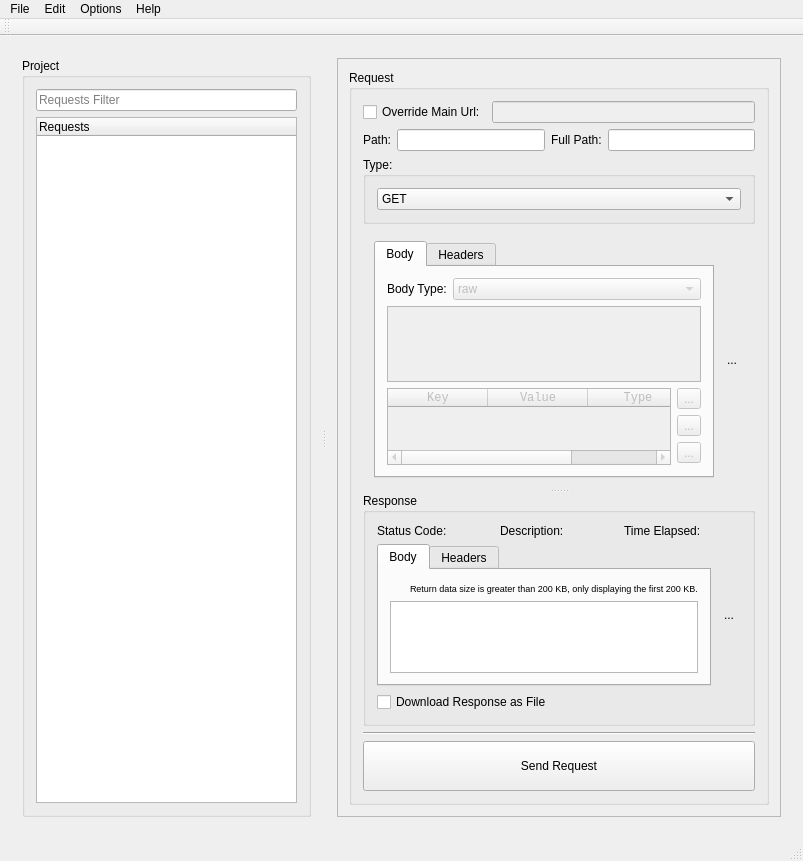
<?xml version="1.0" encoding="UTF-8"?>
<ui version="4.0">
 <class>MainWindow</class>
 <widget class="QMainWindow" name="MainWindow">
  <property name="geometry">
   <rect>
    <x>0</x>
    <y>0</y>
    <width>803</width>
    <height>861</height>
   </rect>
  </property>
  <property name="windowTitle">
   <string>FRequest</string>
  </property>
  <property name="windowIcon">
   <iconset resource="Resources/resources.qrc">
    <normaloff>:/icons/frequest_icon.png</normaloff>:/icons/frequest_icon.png</iconset>
  </property>
  <widget class="QWidget" name="centralWidget">
   <layout class="QVBoxLayout" name="verticalLayout_11">
    <item>
     <widget class="QSplitter" name="splitter">
      <property name="orientation">
       <enum>Qt::Horizontal</enum>
      </property>
      <widget class="QWidget" name="layoutWidget">
       <layout class="QVBoxLayout" name="verticalLayout_2">
        <item>
         <widget class="QGroupBox" name="gbProject">
          <property name="title">
           <string>Project</string>
          </property>
          <layout class="QVBoxLayout" name="verticalLayout_12">
           <item>
            <widget class="QLineEdit" name="leRequestsFilter">
             <property name="placeholderText">
              <string>Requests Filter</string>
             </property>
             <property name="clearButtonEnabled">
              <bool>true</bool>
             </property>
            </widget>
           </item>
           <item>
            <widget class="FRequestTreeWidget" name="treeWidget">
             <property name="sizePolicy">
              <sizepolicy hsizetype="Expanding" vsizetype="Expanding">
               <horstretch>0</horstretch>
               <verstretch>0</verstretch>
              </sizepolicy>
             </property>
             <property name="minimumSize">
              <size>
               <width>150</width>
               <height>0</height>
              </size>
             </property>
             <property name="maximumSize">
              <size>
               <width>16777215</width>
               <height>16777215</height>
              </size>
             </property>
             <property name="sizeIncrement">
              <size>
               <width>0</width>
               <height>0</height>
              </size>
             </property>
             <property name="contextMenuPolicy">
              <enum>Qt::CustomContextMenu</enum>
             </property>
             <column>
              <property name="text">
               <string notr="true">Requests</string>
              </property>
             </column>
            </widget>
           </item>
          </layout>
         </widget>
        </item>
       </layout>
      </widget>
      <widget class="QWidget" name="layoutWidget_1">
       <layout class="QVBoxLayout" name="verticalLayout_4">
        <item>
         <widget class="QScrollArea" name="scrollArea">
          <property name="verticalScrollBarPolicy">
           <enum>Qt::ScrollBarAsNeeded</enum>
          </property>
          <property name="widgetResizable">
           <bool>true</bool>
          </property>
          <widget class="QWidget" name="scrollAreaWidgetContents">
           <property name="geometry">
            <rect>
             <x>0</x>
             <y>0</y>
             <width>470</width>
             <height>780</height>
            </rect>
           </property>
           <layout class="QGridLayout" name="gridLayout">
            <item row="0" column="0">
             <widget class="QGroupBox" name="gbRequest">
              <property name="title">
               <string>Request</string>
              </property>
              <layout class="QVBoxLayout" name="verticalLayout">
               <item>
                <layout class="QHBoxLayout" name="horizontalLayout_9">
                 <item>
                  <widget class="QCheckBox" name="cbRequestOverrideMainUrl">
                   <property name="text">
                    <string>Override Main Url:</string>
                   </property>
                  </widget>
                 </item>
                 <item>
                  <widget class="QLineEdit" name="leRequestOverrideMainUrl">
                   <property name="enabled">
                    <bool>false</bool>
                   </property>
                  </widget>
                 </item>
                </layout>
               </item>
               <item>
                <layout class="QHBoxLayout" name="horizontalLayout_3">
                 <item>
                  <widget class="QLabel" name="label_3">
                   <property name="text">
                    <string>Path:</string>
                   </property>
                  </widget>
                 </item>
                 <item>
                  <widget class="QLineEdit" name="lePath">
                   <property name="text">
                    <string/>
                   </property>
                  </widget>
                 </item>
                 <item>
                  <widget class="QLabel" name="lbFullPath">
                   <property name="text">
                    <string>Full Path:</string>
                   </property>
                  </widget>
                 </item>
                 <item>
                  <widget class="QLineEdit" name="leFullPath">
                   <property name="text">
                    <string/>
                   </property>
                   <property name="readOnly">
                    <bool>true</bool>
                   </property>
                  </widget>
                 </item>
                </layout>
               </item>
               <item>
                <widget class="QGroupBox" name="groupBox_6">
                 <property name="title">
                  <string>Type:</string>
                 </property>
                 <layout class="QHBoxLayout" name="horizontalLayout_2">
                  <item>
                   <widget class="QComboBox" name="cbRequestType">
                    <item>
                     <property name="text">
                      <string>GET</string>
                     </property>
                    </item>
                    <item>
                     <property name="text">
                      <string>POST</string>
                     </property>
                    </item>
                    <item>
                     <property name="text">
                      <string>PUT</string>
                     </property>
                    </item>
                    <item>
                     <property name="text">
                      <string>DELETE</string>
                     </property>
                    </item>
                    <item>
                     <property name="text">
                      <string>PATCH</string>
                     </property>
                    </item>
                    <item>
                     <property name="text">
                      <string>HEAD</string>
                     </property>
                    </item>
                    <item>
                     <property name="text">
                      <string>TRACE</string>
                     </property>
                    </item>
                    <item>
                     <property name="text">
                      <string>OPTIONS</string>
                     </property>
                    </item>
                   </widget>
                  </item>
                 </layout>
                </widget>
               </item>
               <item>
                <widget class="QSplitter" name="splitter_2">
                 <property name="orientation">
                  <enum>Qt::Vertical</enum>
                 </property>
                 <widget class="QWidget" name="layoutWidget_2">
                  <layout class="QHBoxLayout" name="horizontalLayout_11">
                   <item>
                    <widget class="QTabWidget" name="twRequest">
                     <property name="currentIndex">
                      <number>0</number>
                     </property>
                     <widget class="QWidget" name="tab_4">
                      <attribute name="title">
                       <string>Body</string>
                      </attribute>
                      <layout class="QVBoxLayout" name="verticalLayout_9">
                       <item>
                        <layout class="QFormLayout" name="formLayout">
                         <item row="0" column="0">
                          <widget class="QLabel" name="label_6">
                           <property name="text">
                            <string>Body Type:</string>
                           </property>
                          </widget>
                         </item>
                         <item row="0" column="1">
                          <widget class="QComboBox" name="cbBodyType">
                           <property name="enabled">
                            <bool>false</bool>
                           </property>
                           <item>
                            <property name="text">
                             <string>raw</string>
                            </property>
                           </item>
                           <item>
                            <property name="text">
                             <string>form-data</string>
                            </property>
                           </item>
                           <item>
                            <property name="text">
                             <string>x-form-www-urlencoded</string>
                            </property>
                           </item>
                          </widget>
                         </item>
                        </layout>
                       </item>
                       <item>
                        <widget class="QPlainTextEdit" name="pteRequestBody">
                         <property name="enabled">
                          <bool>false</bool>
                         </property>
                         <property name="font">
                          <font>
                           <family>Courier New</family>
                          </font>
                         </property>
                        </widget>
                       </item>
                       <item>
                        <layout class="QHBoxLayout" name="horizontalLayout_7">
                         <item>
                          <widget class="QTableWidget" name="twRequestBodyKeyValue">
                           <property name="enabled">
                            <bool>false</bool>
                           </property>
                           <property name="font">
                            <font>
                             <family>Courier New</family>
                            </font>
                           </property>
                           <property name="alternatingRowColors">
                            <bool>true</bool>
                           </property>
                           <attribute name="horizontalHeaderStretchLastSection">
                            <bool>true</bool>
                           </attribute>
                           <column>
                            <property name="text">
                             <string>Key</string>
                            </property>
                           </column>
                           <column>
                            <property name="text">
                             <string>Value</string>
                            </property>
                           </column>
                           <column>
                            <property name="text">
                             <string>Type</string>
                            </property>
                           </column>
                          </widget>
                         </item>
                         <item>
                          <layout class="QVBoxLayout" name="verticalLayout_6">
                           <item>
                            <widget class="QToolButton" name="tbRequestBodyKeyValueAdd">
                             <property name="enabled">
                              <bool>false</bool>
                             </property>
                             <property name="toolTip">
                              <string>Add row</string>
                             </property>
                             <property name="text">
                              <string>...</string>
                             </property>
                             <property name="icon">
                              <iconset resource="Resources/resources.qrc">
                               <normaloff>:/icons/plus.png</normaloff>:/icons/plus.png</iconset>
                             </property>
                            </widget>
                           </item>
                           <item>
                            <widget class="QToolButton" name="tbRequestBodyFile">
                             <property name="enabled">
                              <bool>false</bool>
                             </property>
                             <property name="toolTip">
                              <string>Add file row</string>
                             </property>
                             <property name="text">
                              <string>...</string>
                             </property>
                             <property name="icon">
                              <iconset resource="Resources/resources.qrc">
                               <normaloff>:/icons/plus_file.png</normaloff>:/icons/plus_file.png</iconset>
                             </property>
                            </widget>
                           </item>
                           <item>
                            <widget class="QToolButton" name="tbRequestBodyKeyValueRemove">
                             <property name="enabled">
                              <bool>false</bool>
                             </property>
                             <property name="toolTip">
                              <string>Remove selected rows</string>
                             </property>
                             <property name="text">
                              <string>...</string>
                             </property>
                             <property name="icon">
                              <iconset resource="Resources/resources.qrc">
                               <normaloff>:/icons/minus.png</normaloff>:/icons/minus.png</iconset>
                             </property>
                            </widget>
                           </item>
                          </layout>
                         </item>
                        </layout>
                       </item>
                      </layout>
                     </widget>
                     <widget class="QWidget" name="tab_3">
                      <attribute name="title">
                       <string>Headers</string>
                      </attribute>
                      <layout class="QVBoxLayout" name="verticalLayout_5">
                       <item>
                        <widget class="QComboBox" name="cbResponseChooseHeader">
                         <item>
                          <property name="text">
                           <string>Select a Header to Add</string>
                          </property>
                         </item>
                         <item>
                          <property name="text">
                           <string>Content-type: application/json</string>
                          </property>
                         </item>
                         <item>
                          <property name="text">
                           <string>Content-type: application/xml</string>
                          </property>
                         </item>
                         <item>
                          <property name="text">
                           <string>Content-type: multipart/form-data</string>
                          </property>
                         </item>
                         <item>
                          <property name="text">
                           <string>Content-type: application/x-www-form-urlencoded</string>
                          </property>
                         </item>
                        </widget>
                       </item>
                       <item>
                        <layout class="QHBoxLayout" name="horizontalLayout_8">
                         <item>
                          <widget class="QTableWidget" name="twRequestHeadersKeyValue">
                           <property name="font">
                            <font>
                             <family>Courier New</family>
                            </font>
                           </property>
                           <property name="alternatingRowColors">
                            <bool>true</bool>
                           </property>
                           <property name="wordWrap">
                            <bool>true</bool>
                           </property>
                           <attribute name="horizontalHeaderStretchLastSection">
                            <bool>true</bool>
                           </attribute>
                           <column>
                            <property name="text">
                             <string>Key</string>
                            </property>
                           </column>
                           <column>
                            <property name="text">
                             <string>Value</string>
                            </property>
                           </column>
                          </widget>
                         </item>
                         <item>
                          <layout class="QVBoxLayout" name="verticalLayout_10">
                           <item>
                            <widget class="QToolButton" name="tbRequestHeadersKeyValueAdd">
                             <property name="toolTip">
                              <string>Add new row</string>
                             </property>
                             <property name="text">
                              <string>...</string>
                             </property>
                             <property name="icon">
                              <iconset resource="Resources/resources.qrc">
                               <normaloff>:/icons/plus.png</normaloff>:/icons/plus.png</iconset>
                             </property>
                            </widget>
                           </item>
                           <item>
                            <widget class="QToolButton" name="tbRequestHeadersKeyValueRemove">
                             <property name="toolTip">
                              <string>Remove selected rows</string>
                             </property>
                             <property name="text">
                              <string>...</string>
                             </property>
                             <property name="icon">
                              <iconset resource="Resources/resources.qrc">
                               <normaloff>:/icons/minus.png</normaloff>:/icons/minus.png</iconset>
                             </property>
                            </widget>
                           </item>
                          </layout>
                         </item>
                        </layout>
                       </item>
                       <item>
                        <widget class="QCheckBox" name="cbDisableGlobalHeaders">
                         <property name="toolTip">
                          <string>Click to disable global headers for THIS request. Useful if you do not want to send them.</string>
                         </property>
                         <property name="text">
                          <string>Disable global headers</string>
                         </property>
                         <property name="checked">
                          <bool>true</bool>
                         </property>
                        </widget>
                       </item>
                      </layout>
                     </widget>
                    </widget>
                   </item>
                   <item>
                    <widget class="QToolButton" name="tbCopyToClipboardRequest">
                     <property name="toolTip">
                      <string>Copy to clipboard</string>
                     </property>
                     <property name="text">
                      <string>...</string>
                     </property>
                     <property name="icon">
                      <iconset resource="Resources/resources.qrc">
                       <normaloff>:/icons/clipboard_icon.png</normaloff>:/icons/clipboard_icon.png</iconset>
                     </property>
                     <property name="autoRaise">
                      <bool>true</bool>
                     </property>
                    </widget>
                   </item>
                  </layout>
                 </widget>
                 <widget class="QGroupBox" name="gbResponse">
                  <property name="title">
                   <string>Response</string>
                  </property>
                  <layout class="QVBoxLayout" name="verticalLayout_3">
                   <item>
                    <layout class="QHBoxLayout" name="horizontalLayout_4">
                     <item>
                      <layout class="QHBoxLayout" name="horizontalLayout_5">
                       <item>
                        <widget class="QLabel" name="label_5">
                         <property name="text">
                          <string>Status Code:</string>
                         </property>
                        </widget>
                       </item>
                       <item>
                        <widget class="QLabel" name="lbStatus">
                         <property name="text">
                          <string/>
                         </property>
                        </widget>
                       </item>
                      </layout>
                     </item>
                     <item>
                      <layout class="QHBoxLayout" name="horizontalLayout">
                       <item>
                        <widget class="QLabel" name="label">
                         <property name="text">
                          <string>Description:</string>
                         </property>
                        </widget>
                       </item>
                       <item>
                        <widget class="QLabel" name="lbDescription">
                         <property name="text">
                          <string/>
                         </property>
                        </widget>
                       </item>
                      </layout>
                     </item>
                     <item>
                      <layout class="QHBoxLayout" name="horizontalLayout_6">
                       <item>
                        <widget class="QLabel" name="label_7">
                         <property name="text">
                          <string>Time Elapsed:</string>
                         </property>
                        </widget>
                       </item>
                       <item>
                        <widget class="QLabel" name="lbTimeElapsed">
                         <property name="text">
                          <string/>
                         </property>
                        </widget>
                       </item>
                      </layout>
                     </item>
                    </layout>
                   </item>
                   <item>
                    <layout class="QHBoxLayout" name="horizontalLayout_10">
                     <item>
                      <widget class="QTabWidget" name="twResponse">
                       <property name="currentIndex">
                        <number>0</number>
                       </property>
                       <widget class="QWidget" name="tab_2">
                        <attribute name="title">
                         <string>Body</string>
                        </attribute>
                        <layout class="QVBoxLayout" name="verticalLayout_7">
                         <item>
                          <layout class="QHBoxLayout" name="horizontalLayout_12">
                           <item>
                            <widget class="QLabel" name="lbResponseBodyWarningIcon">
                             <property name="sizePolicy">
                              <sizepolicy hsizetype="Fixed" vsizetype="Fixed">
                               <horstretch>0</horstretch>
                               <verstretch>0</verstretch>
                              </sizepolicy>
                             </property>
                             <property name="maximumSize">
                              <size>
                               <width>16</width>
                               <height>16</height>
                              </size>
                             </property>
                             <property name="toolTip">
                              <string>If you pretend to see all the data, increase the value in preferences 
or alternatively just download the response as file.</string>
                             </property>
                             <property name="pixmap">
                              <pixmap resource="Resources/resources.qrc">:/icons/warning_icon.png</pixmap>
                             </property>
                             <property name="scaledContents">
                              <bool>true</bool>
                             </property>
                            </widget>
                           </item>
                           <item>
                            <widget class="QLabel" name="lbResponseBodyWarningMessage">
                             <property name="font">
                              <font>
                               <pointsize>7</pointsize>
                              </font>
                             </property>
                             <property name="toolTip">
                              <string>If you pretend to see all the data, increase the value in preferences 
or alternatively just download the response as file.</string>
                             </property>
                             <property name="text">
                              <string>Return data size is greater than 200 KB, only displaying the first 200 KB.</string>
                             </property>
                            </widget>
                           </item>
                          </layout>
                         </item>
                         <item>
                          <widget class="QPlainTextEdit" name="pteResponseBody">
                           <property name="font">
                            <font>
                             <family>Courier New</family>
                            </font>
                           </property>
                           <property name="readOnly">
                            <bool>true</bool>
                           </property>
                          </widget>
                         </item>
                        </layout>
                       </widget>
                       <widget class="QWidget" name="tab">
                        <attribute name="title">
                         <string>Headers</string>
                        </attribute>
                        <layout class="QVBoxLayout" name="verticalLayout_8">
                         <item>
                          <widget class="QPlainTextEdit" name="pteResponseHeaders">
                           <property name="font">
                            <font>
                             <family>Courier New</family>
                            </font>
                           </property>
                           <property name="readOnly">
                            <bool>true</bool>
                           </property>
                          </widget>
                         </item>
                        </layout>
                       </widget>
                      </widget>
                     </item>
                     <item>
                      <widget class="QToolButton" name="tbCopyToClipboardResponse">
                       <property name="toolTip">
                        <string>Copy to clipboard</string>
                       </property>
                       <property name="text">
                        <string>...</string>
                       </property>
                       <property name="icon">
                        <iconset resource="Resources/resources.qrc">
                         <normaloff>:/icons/clipboard_icon.png</normaloff>:/icons/clipboard_icon.png</iconset>
                       </property>
                       <property name="autoRaise">
                        <bool>true</bool>
                       </property>
                      </widget>
                     </item>
                    </layout>
                   </item>
                   <item>
                    <widget class="QCheckBox" name="cbDownloadResponseAsFile">
                     <property name="text">
                      <string>Download Response as File</string>
                     </property>
                    </widget>
                   </item>
                  </layout>
                 </widget>
                </widget>
               </item>
               <item>
                <widget class="Line" name="line">
                 <property name="orientation">
                  <enum>Qt::Horizontal</enum>
                 </property>
                </widget>
               </item>
               <item>
                <widget class="QPushButton" name="pbSendRequest">
                 <property name="sizePolicy">
                  <sizepolicy hsizetype="Minimum" vsizetype="Fixed">
                   <horstretch>0</horstretch>
                   <verstretch>0</verstretch>
                  </sizepolicy>
                 </property>
                 <property name="minimumSize">
                  <size>
                   <width>0</width>
                   <height>50</height>
                  </size>
                 </property>
                 <property name="toolTip">
                  <string>Send the request</string>
                 </property>
                 <property name="text">
                  <string>Send Request</string>
                 </property>
                 <property name="icon">
                  <iconset resource="Resources/resources.qrc">
                   <normaloff>:/icons/send_request_icon.png</normaloff>:/icons/send_request_icon.png</iconset>
                 </property>
                 <property name="iconSize">
                  <size>
                   <width>32</width>
                   <height>32</height>
                  </size>
                 </property>
                 <property name="shortcut">
                  <string>Ctrl+Return</string>
                 </property>
                </widget>
               </item>
              </layout>
             </widget>
            </item>
           </layout>
          </widget>
         </widget>
        </item>
       </layout>
      </widget>
     </widget>
    </item>
   </layout>
  </widget>
  <widget class="QMenuBar" name="menuBar">
   <property name="geometry">
    <rect>
     <x>0</x>
     <y>0</y>
     <width>803</width>
     <height>20</height>
    </rect>
   </property>
   <widget class="QMenu" name="menuFile">
    <property name="title">
     <string>File</string>
    </property>
    <widget class="QMenu" name="menuRecent_Projects">
     <property name="title">
      <string>Recent Projects</string>
     </property>
     <addaction name="actionProject1"/>
     <addaction name="actionProject2"/>
     <addaction name="actionProject3"/>
     <addaction name="actionProject4"/>
     <addaction name="actionProject5"/>
     <addaction name="actionProject6"/>
    </widget>
    <addaction name="actionNew_Project"/>
    <addaction name="actionSave_Project"/>
    <addaction name="actionSave_Project_As"/>
    <addaction name="actionLoad_Project"/>
    <addaction name="menuRecent_Projects"/>
    <addaction name="separator"/>
    <addaction name="actionExit"/>
   </widget>
   <widget class="QMenu" name="menuHelp">
    <property name="title">
     <string>Help</string>
    </property>
    <addaction name="actionCheck_for_updates"/>
    <addaction name="separator"/>
    <addaction name="actionAbout"/>
   </widget>
   <widget class="QMenu" name="menuOptions">
    <property name="title">
     <string>Options</string>
    </property>
    <addaction name="actionFormat_Request_body"/>
    <addaction name="actionFormat_Response_Body"/>
    <addaction name="actionShow_Request_Types_Icons"/>
    <addaction name="actionUse_Last_Download_Location"/>
    <addaction name="actionOpen_file_after_download"/>
    <addaction name="separator"/>
    <addaction name="actionPreferences"/>
   </widget>
   <widget class="QMenu" name="menuEdit">
    <property name="title">
     <string>Edit</string>
    </property>
    <addaction name="actionProject_Properties"/>
   </widget>
   <addaction name="menuFile"/>
   <addaction name="menuEdit"/>
   <addaction name="menuOptions"/>
   <addaction name="menuHelp"/>
  </widget>
  <widget class="QToolBar" name="mainToolBar">
   <attribute name="toolBarArea">
    <enum>TopToolBarArea</enum>
   </attribute>
   <attribute name="toolBarBreak">
    <bool>false</bool>
   </attribute>
  </widget>
  <widget class="QStatusBar" name="statusBar"/>
  <action name="actionExit">
   <property name="text">
    <string>Exit</string>
   </property>
  </action>
  <action name="actionAbout">
   <property name="text">
    <string>About</string>
   </property>
  </action>
  <action name="actionNew_Project">
   <property name="text">
    <string>New Project</string>
   </property>
  </action>
  <action name="actionSave_Project">
   <property name="text">
    <string>Save Project</string>
   </property>
   <property name="shortcut">
    <string>Ctrl+S</string>
   </property>
  </action>
  <action name="actionSave_Project_As">
   <property name="text">
    <string>Save Project As...</string>
   </property>
  </action>
  <action name="actionLoad_Project">
   <property name="text">
    <string>Load Project...</string>
   </property>
  </action>
  <action name="actionProject1">
   <property name="text">
    <string>Project 1</string>
   </property>
  </action>
  <action name="actionProject2">
   <property name="text">
    <string>Project 2</string>
   </property>
  </action>
  <action name="actionProject3">
   <property name="text">
    <string>Project 3</string>
   </property>
  </action>
  <action name="actionProject4">
   <property name="text">
    <string>Project 4</string>
   </property>
  </action>
  <action name="actionProject5">
   <property name="text">
    <string>Project 5</string>
   </property>
  </action>
  <action name="actionProject6">
   <property name="text">
    <string>Project 6</string>
   </property>
  </action>
  <action name="actionFormat_Response_Body">
   <property name="checkable">
    <bool>true</bool>
   </property>
   <property name="checked">
    <bool>true</bool>
   </property>
   <property name="text">
    <string>Format Response Body</string>
   </property>
  </action>
  <action name="actionFormat_Request_body">
   <property name="checkable">
    <bool>true</bool>
   </property>
   <property name="checked">
    <bool>true</bool>
   </property>
   <property name="text">
    <string>Format Request Body</string>
   </property>
  </action>
  <action name="actionUse_Last_Download_Location">
   <property name="checkable">
    <bool>true</bool>
   </property>
   <property name="text">
    <string>Use Last Download Location</string>
   </property>
  </action>
  <action name="actionPreferences">
   <property name="text">
    <string>Preferences</string>
   </property>
  </action>
  <action name="actionOpen_file_after_download">
   <property name="checkable">
    <bool>true</bool>
   </property>
   <property name="text">
    <string>Open File After Download</string>
   </property>
  </action>
  <action name="actionShow_Request_Types_Icons">
   <property name="checkable">
    <bool>true</bool>
   </property>
   <property name="checked">
    <bool>true</bool>
   </property>
   <property name="text">
    <string>Show Request Types Icons</string>
   </property>
  </action>
  <action name="actionProject_Properties">
   <property name="text">
    <string>Project Properties</string>
   </property>
  </action>
  <action name="actionCheck_for_updates">
   <property name="text">
    <string>Check for updates</string>
   </property>
  </action>
 </widget>
 <layoutdefault spacing="6" margin="11"/>
 <customwidgets>
  <customwidget>
   <class>FRequestTreeWidget</class>
   <extends>QTreeWidget</extends>
   <header>Widgets/frequesttreewidget.h</header>
  </customwidget>
 </customwidgets>
 <resources>
  <include location="Resources/resources.qrc"/>
 </resources>
 <connections/>
</ui>
